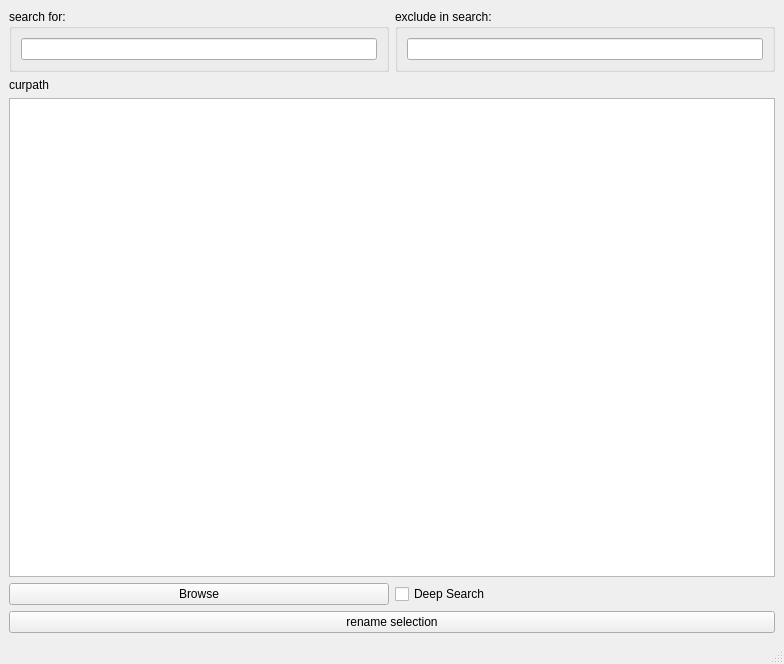
<?xml version="1.0" encoding="UTF-8"?>
<ui version="4.0">
 <class>MainWindow</class>
 <widget class="QMainWindow" name="MainWindow">
  <property name="geometry">
   <rect>
    <x>0</x>
    <y>0</y>
    <width>784</width>
    <height>664</height>
   </rect>
  </property>
  <property name="windowTitle">
   <string>SeRe</string>
  </property>
  <widget class="QWidget" name="centralwidget">
   <layout class="QVBoxLayout" name="verticalLayout_3">
    <item>
     <layout class="QHBoxLayout" name="horizontalLayout_2">
      <item>
       <widget class="QGroupBox" name="groupBox">
        <property name="title">
         <string>search for:</string>
        </property>
        <layout class="QVBoxLayout" name="verticalLayout">
         <item>
          <widget class="QLineEdit" name="le_search"/>
         </item>
        </layout>
       </widget>
      </item>
      <item>
       <widget class="QGroupBox" name="groupBox_2">
        <property name="title">
         <string>exclude in search:</string>
        </property>
        <layout class="QVBoxLayout" name="verticalLayout_2">
         <item>
          <widget class="QLineEdit" name="le_exclude"/>
         </item>
        </layout>
       </widget>
      </item>
     </layout>
    </item>
    <item>
     <widget class="QLabel" name="lbl_curpath">
      <property name="sizePolicy">
       <sizepolicy hsizetype="Expanding" vsizetype="Preferred">
        <horstretch>0</horstretch>
        <verstretch>0</verstretch>
       </sizepolicy>
      </property>
      <property name="text">
       <string>curpath</string>
      </property>
     </widget>
    </item>
    <item>
     <widget class="QListWidget" name="list_browser">
      <property name="sizePolicy">
       <sizepolicy hsizetype="Minimum" vsizetype="Expanding">
        <horstretch>0</horstretch>
        <verstretch>0</verstretch>
       </sizepolicy>
      </property>
     </widget>
    </item>
    <item>
     <layout class="QHBoxLayout" name="horizontalLayout">
      <item>
       <widget class="QPushButton" name="pb_browse">
        <property name="text">
         <string>Browse</string>
        </property>
       </widget>
      </item>
      <item>
       <widget class="QCheckBox" name="cb_deepsearch">
        <property name="sizePolicy">
         <sizepolicy hsizetype="Minimum" vsizetype="Fixed">
          <horstretch>0</horstretch>
          <verstretch>0</verstretch>
         </sizepolicy>
        </property>
        <property name="maximumSize">
         <size>
          <width>1000</width>
          <height>16777215</height>
         </size>
        </property>
        <property name="text">
         <string>Deep Search</string>
        </property>
       </widget>
      </item>
     </layout>
    </item>
    <item>
     <widget class="QPushButton" name="pb_rename">
      <property name="text">
       <string>rename selection</string>
      </property>
     </widget>
    </item>
   </layout>
  </widget>
  <widget class="QStatusBar" name="statusbar"/>
 </widget>
 <resources/>
 <connections/>
</ui>
